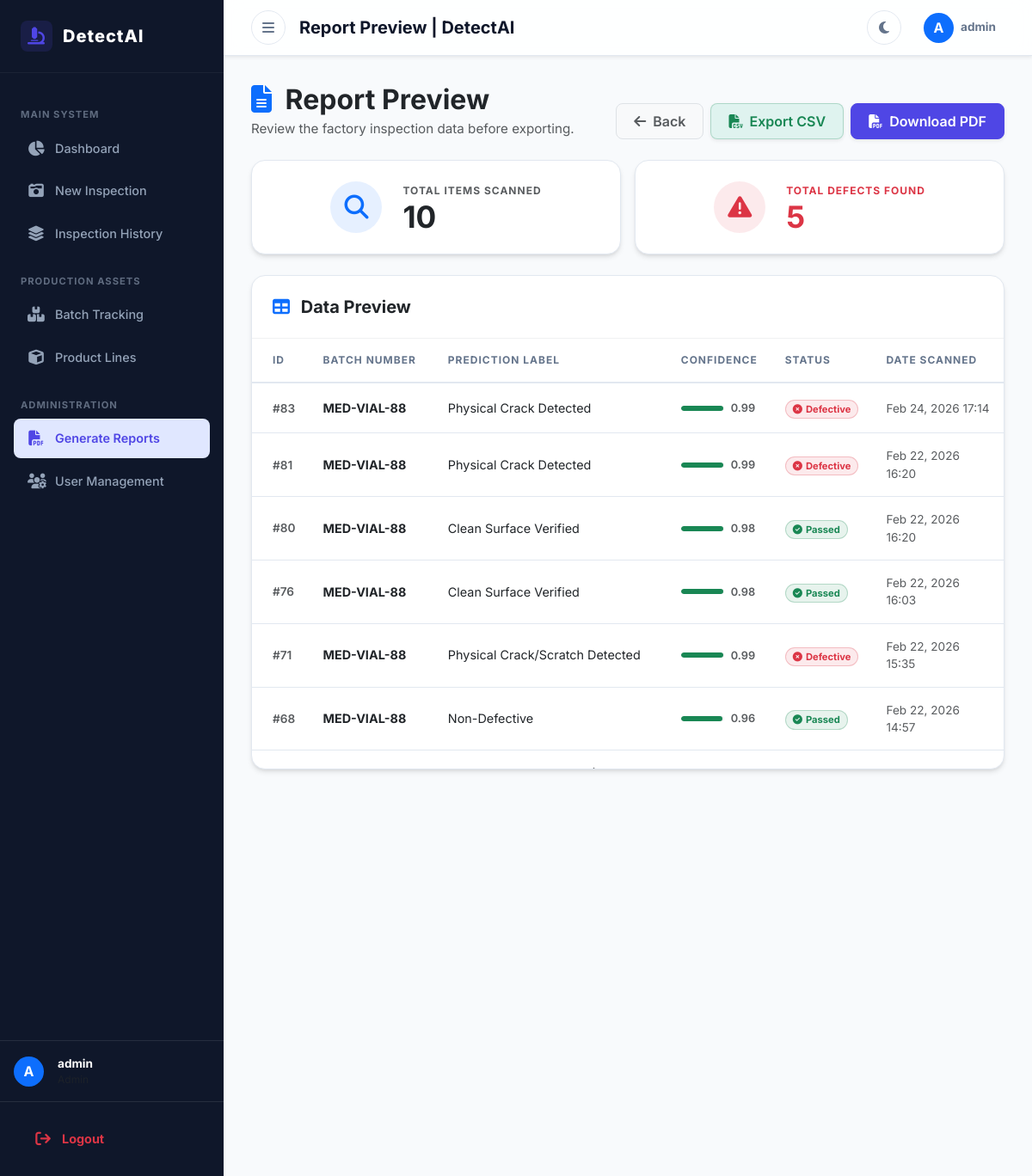
The page /inspections/report-preview/ (signed in) on the database as committed earlier.
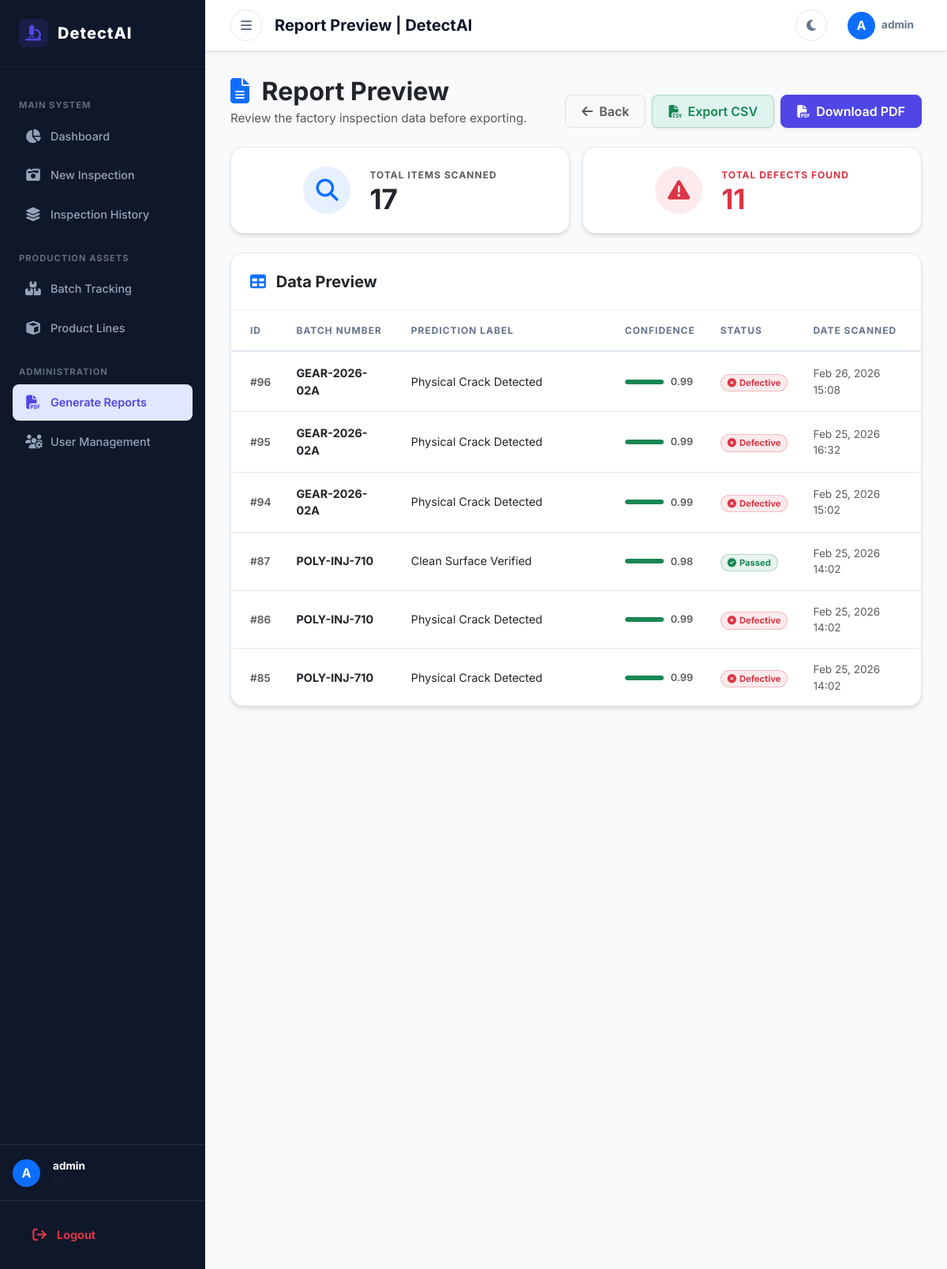
The same page on the database as committed later.
### inspections/models.py (models this page shows, shortened)
class Inspection(models.Model):
    STATUS_CHOICES = (
        ('Pending', 'Pending'),
        ('Defective', 'Defective'),
        ('Non-Defective', 'Non-Defective'),
    )
    batch = models.ForeignKey(Batch, on_delete=models.CASCADE, related_name='inspections')
    uploaded_by = models.ForeignKey(settings.AUTH_USER_MODEL, on_delete=models.DO_NOTHING)
    assigned_to = models.ForeignKey(settings.AUTH_USER_MODEL, on_delete=models.SET_NULL, null=True, blank=True, related_name='assigned_inspections')
    image = models.ImageField(upload_to='inspection_images/')
    prediction_label = models.CharField(max_length=100, blank=True, null=True)
    confidence_score = models.FloatField(blank=True, null=True)
    raw_prediction_json = models.TextField(blank=True, null=True)
    status = models.CharField(max_length=20, choices=STATUS_CHOICES, default='Pending')
    is_training_data = models.BooleanField(default=False, help_text="Marked as High-Value Training Data")
    is_manually_verified = models.BooleanField(default=False, help_text="Verified by Human Admin")
    timestamp = models.DateTimeField(auto_now_add=True)

### core_inventory/models.py (models this page shows, shortened)
class Batch(models.Model):
    STATUS_CHOICES = [
        ('Active', 'Active'),
        ('Paused', 'Paused'),
        ('Completed', 'Completed'),
    ]
    product = models.ForeignKey(Product, on_delete=models.CASCADE, related_name='batches')
    batch_number = models.CharField(max_length=100, unique=True)
    manufacture_date = models.DateField(default=timezone.now)
    quantity = models.PositiveIntegerField()
    status = models.CharField(max_length=20, choices=STATUS_CHOICES, default='Active')
    inspector_notes = models.TextField(blank=True)
    inspector_instructions = models.TextField(blank=True)

### inspections/views.py (the view)
# urls.py: path('report-preview/', views.report_preview, name='report_preview'),
@login_required
def report_preview(request):
    inspections = Inspection.objects.all().order_by('-timestamp')
    total = inspections.count()
    defective = inspections.filter(status='Defective').count()
    context = {
        'inspections': inspections,
        'total_scanned': total,
        'total_defective': defective,
    }
    return render(request, 'inspections/report_preview.html', context)

### templates/inspections/report_preview.html (shortened to what the changed rows need)
{% extends 'base.html' %}
{% block content %}
<div class="container-fluid px-0">
    <div class="mb-4 d-flex justify-content-between align-items-end flex-wrap gap-3">
        <div>
            <h2 class="fw-bold text-dark mb-1">
                <i class="fas fa-file-alt text-primary me-2"></i> Report Preview
            </h2>
        </div>
    </div>
    <div class="row g-3 mb-4">
        <div class="col-md-6">
            <div class="card shadow-sm border-0 rounded-4 h-100 bg-light bg-opacity-50">
                <div class="card-body p-4 d-flex align-items-center justify-content-center gap-4">
                    <div>
                        <div class="text-muted fw-bold text-uppercase mb-1" style="font-size: 0.75rem; letter-spacing: 1px;">Total Items Scanned</div>
                        <div class="fw-bold text-dark mb-0" style="font-size: 2.2rem; line-height: 1;">{{ total_scanned }}</div>
                    </div>
                </div>
            </div>
        </div>
        <div class="col-md-6">
            <div class="card shadow-sm border-0 rounded-4 h-100 bg-light bg-opacity-50">
                <div class="card-body p-4 d-flex align-items-center justify-content-center gap-4">
                    <div>
                        <div class="text-danger fw-bold text-uppercase mb-1" style="font-size: 0.75rem; letter-spacing: 1px;">Total Defects Found</div>
                        <div class="fw-bold text-danger mb-0" style="font-size: 2.2rem; line-height: 1;">{{ total_defective }}</div>
                    </div>
                </div>
            </div>
        </div>
    </div>
    <div class="card shadow-sm border-0 rounded-4 overflow-hidden mb-4">
        <div class="card-body p-0">
            <div class="table-responsive" style="max-height: 500px; overflow-y: auto;">
                <table class="table table-hover align-middle mb-0">
                    <thead class="table-light sticky-top" style="z-index: 1;">
                        <tr>
                            <th scope="col" class="ps-4">ID</th>
                            <th scope="col">Batch Number</th>
                            <th scope="col">Prediction Label</th>
                            <th scope="col">Confidence</th>
                            <th scope="col">Status</th>
                            <th scope="col">Date Scanned</th>
                        </tr>
                    </thead>
                    <tbody>
                        {% for item in inspections %}
                        <tr>
                            <td class="ps-4 text-muted fw-semibold" style="font-size: 0.85rem;">#{{ item.id }}</td>
                            <td class="fw-bold text-dark" style="font-size: 0.9rem;">{{ item.batch.batch_number }}</td>
                            <td class="text-dark" style="font-size: 0.9rem;">{{ item.prediction_label }}</td>
                            <td>
                                <div class="d-flex align-items-center gap-2">
                                    {% with score=item.confidence_score|default:0 %}
                                    <div class="progress bg-secondary bg-opacity-10" style="width: 50px; height: 6px; border-radius: 10px;">
                                        <div class="progress-bar {% if score > 0.8 %}bg-success{% elif score > 0.6 %}bg-warning{% else %}bg-danger{% endif %}"
                                             role="progressbar"
                                             style="width: {% widthratio score 1 100 %}%; border-radius: 10px;">
                                        </div>
                                    </div>
                                    <span class="text-muted fw-semibold" style="font-size: 0.8rem;">{{ score|floatformat:2 }}</span>
                                    {% endwith %}
                                </div>
                            </td>
                            <td>
                                {% if item.status == 'Defective' %}
                                    <span class="badge bg-danger bg-opacity-10 text-danger border border-danger border-opacity-25 px-2 py-1 rounded-pill" style="font-size: 0.7rem;">
                                        <i class="fas fa-circle-xmark me-1"></i>Defective
                                    </span>
                                {% else %}
                                    <span class="badge bg-success bg-opacity-10 text-success border border-success border-opacity-25 px-2 py-1 rounded-pill" style="font-size: 0.7rem;">
                                        <i class="fas fa-circle-check me-1"></i>Passed
                                    </span>
                                {% endif %}
                            </td>
                            <td class="text-muted" style="font-size: 0.85rem;">{{ item.timestamp|date:"M d, Y H:i" }}</td>
                        </tr>
                        {% endfor %}
                    </tbody>
                </table>
            </div>
        </div>
    </div>
</div>
{% endblock %}

Rows that differ between the two databases and show on the page:
no longer on this page (row unchanged): Inspection: id "83", batch.batch_number "MED-VIAL-88", prediction_label "Physical Crack Detected", confidence_score "0.99", status "Defective" (drawn), timestamp "Feb 24, 2026 17:14"
no longer on this page (row unchanged): Inspection: id "81", batch.batch_number "MED-VIAL-88", prediction_label "Physical Crack Detected", confidence_score "0.99", status "Defective" (drawn), timestamp "Feb 22, 2026 16:20"
no longer on this page (row unchanged): Inspection: id "80", batch.batch_number "MED-VIAL-88", prediction_label "Clean Surface Verified", confidence_score "0.98", status "Non-Defective" (drawn), timestamp "Feb 22, 2026 16:20"
no longer on this page (row unchanged): Inspection: id "76", batch.batch_number "MED-VIAL-88", prediction_label "Clean Surface Verified", confidence_score "0.98", status "Non-Defective" (drawn), timestamp "Feb 22, 2026 16:03"
no longer on this page (row unchanged): Inspection: id "71", batch.batch_number "MED-VIAL-88", prediction_label "Physical Crack/Scratch Detected", confidence_score "0.99", status "Defective" (drawn), timestamp "Feb 22, 2026 15:35"
no longer on this page (row unchanged): Inspection: id "68", batch.batch_number "MED-VIAL-88", prediction_label "Non-Defective", confidence_score "0.96", status "Non-Defective" (drawn), timestamp "Feb 22, 2026 14:57"
added Inspection: id "96", batch.batch_number "GEAR-2026-02A", prediction_label "Physical Crack Detected", confidence_score "0.99", status "Defective" (drawn), timestamp "Feb 26, 2026 15:08"
added Inspection: id "95", batch.batch_number "GEAR-2026-02A", prediction_label "Physical Crack Detected", confidence_score "0.99", status "Defective" (drawn), timestamp "Feb 25, 2026 16:32"
added Inspection: id "94", batch.batch_number "GEAR-2026-02A", prediction_label "Physical Crack Detected", confidence_score "0.99", status "Defective" (drawn), timestamp "Feb 25, 2026 15:02"
added Inspection: id "87", batch.batch_number "POLY-INJ-710", prediction_label "Clean Surface Verified", confidence_score "0.98", status "Non-Defective" (drawn), timestamp "Feb 25, 2026 14:02"
added Inspection: id "86", batch.batch_number "POLY-INJ-710", prediction_label "Physical Crack Detected", confidence_score "0.99", status "Defective" (drawn), timestamp "Feb 25, 2026 14:02"
added Inspection: id "85", batch.batch_number "POLY-INJ-710", prediction_label "Physical Crack Detected", confidence_score "0.99", status "Defective" (drawn), timestamp "Feb 25, 2026 14:02"
Other text that changed with them:
{{ total_scanned }}: "10" → "17"
{{ total_defective }}: "5" → "11"
